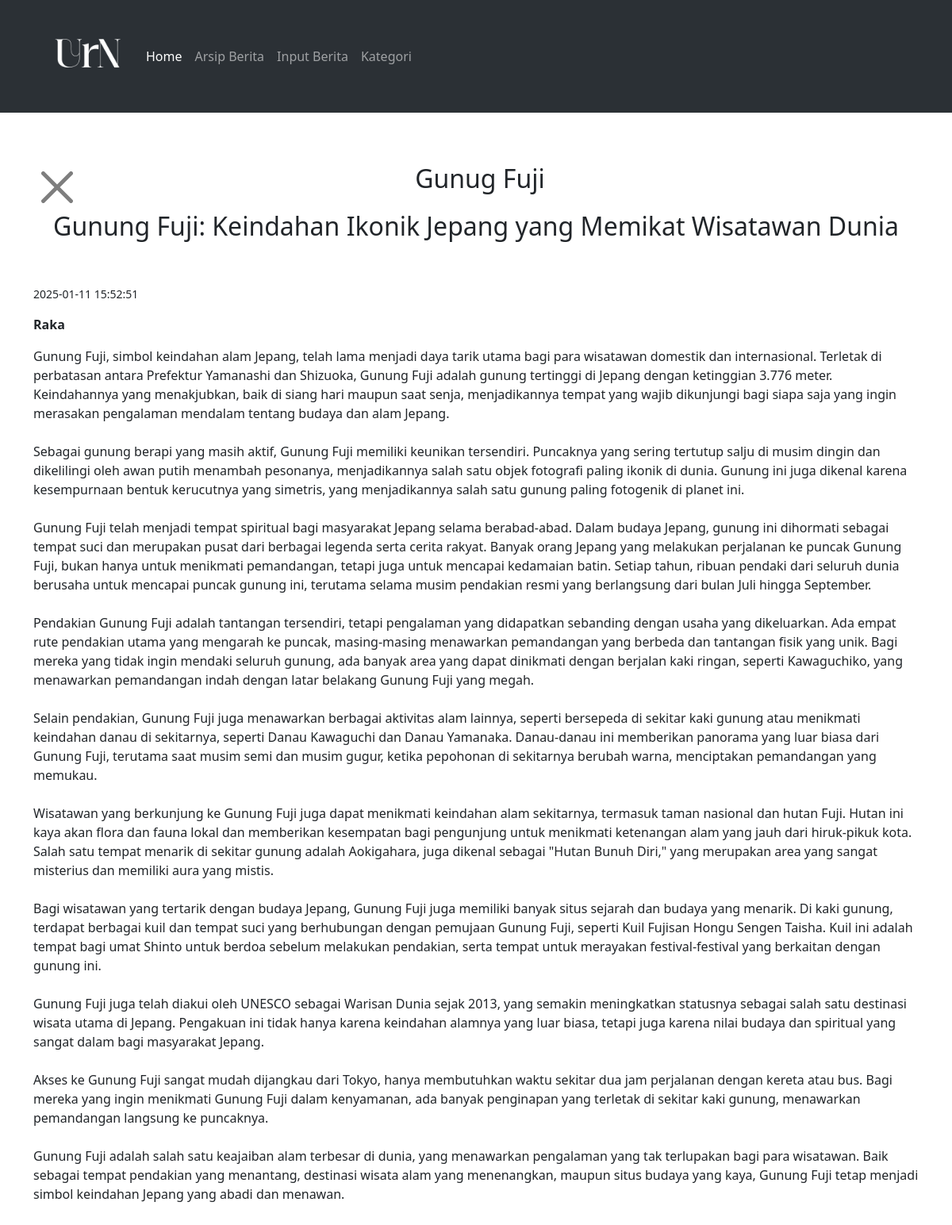
Screenshot of /berita_lengkap.php?id=22 with the database file from the repository.
### tables this page shows
CREATE TABLE `berita` (
  `id_berita` int(5) NOT NULL,
  `id_kategori` int(3) UNSIGNED NOT NULL,
  `judul` varchar(100) NOT NULL,
  `headline` text NOT NULL,
  `isi` text NOT NULL,
  `pengirim` varchar(15) NOT NULL,
  `tanggal` datetime NOT NULL
);

### berita_lengkap.php (the view, shortened to what this page needs)
<?php
include "koneksi.php";
if (isset($_GET['id'])) {
    $id_berita = $_GET['id'];
} else {
    die("Error. No Id Selected! ");
}
?>
<?php include("./template/head.php") ?>
<?php include("./template/navbar.php") ?>
<div class="d-flex align-items-center flex-column">
    <?php
    $query = "SELECT berita.id_berita, kategori.nm_kategori, berita.judul, berita.isi, berita.pengirim, berita.tanggal, berita.headline, berita.isi FROM berita INNER JOIN kategori WHERE berita.id_kategori= kategori.id_kategori && berita.id_berita='$id_berita'";
    $sql = mysqli_query($conn, $query);
    while ($hasil = mysqli_fetch_array($sql)) {
        $judul = stripslashes($hasil['judul']);
        $headline = nl2br(stripslashes($hasil['headline']));
        $pengirim = stripslashes($hasil['pengirim']);
        $tanggal = stripslashes($hasil['tanggal']);
        $isi = htmlspecialchars(stripslashes($hasil['isi']));
        $formattedIsi = nl2br($isi);
        echo '<div class="container-xl">';
        echo '<div class="d-flex flex-column align-items-center justify-content-center mb-4">';
        echo '    <div class="m-5 d-flex flex-column align-items-center justify-content-center" style="width:100%;">';
        echo "        <div class='fs-1 d-flex w-100 justify-content-between'>
                       <button type='button' class='btn-close btn-sm' onclick='window.history.back()'aria-label='Close'></button>
                        <h2 style='margin-left:-50px;'> $judul </h2>
                        <div></div>
                     </div>";
        echo '        <h4 class="fs-2">' . $headline . '</h4>';
        echo '    </div>';
        echo '    <div>';
        echo '        <p><small>' . $tanggal . '</small></p>';
        echo '        <p><strong>' . $pengirim . '</strong></p>';
        echo '        <p>' . $formattedIsi . '</p>';
        echo '    </div>';
        echo '</div>';
        echo '</div>';
    }
    ?>
</div>
<?php include("./template/footer.php") ?>

### style.css (style rules this page uses)
body { font-family: verdana; font-size: 11px; }

### rows the page displays
berita: judul "Gunug Fuji", headline "Gunung Fuji: Keindahan Ikonik Jepang yang Memikat Wisatawan Dunia", tanggal "2025-01-11 15:52:51", pengirim "Raka", isi "Gunung Fuji, simbol keindahan alam Jepang, telah lama menjadi daya tarik utama bagi para wisatawan domestik dan internasional. Terletak di perbatasan antara Prefektur Yamanashi dan Shizuoka, Gunung Fuji adalah gunung tertinggi di Jepang dengan ketinggian 3.776 meter. Keindahannya yang menakjubkan, baik di siang hari maupun saat senja, menjadikannya tempat yang wajib dikunjungi bagi siapa saja yang ingin merasakan pengalaman mendalam tentang budaya dan alam Jepang. Sebagai gunung berapi yang masih aktif, Gunung Fuji memiliki keunikan tersendiri. Puncaknya yang sering tertutup salju di musim dingin dan dikelilingi oleh awan putih menambah pesonanya, menjadikannya salah satu objek fotografi…"
